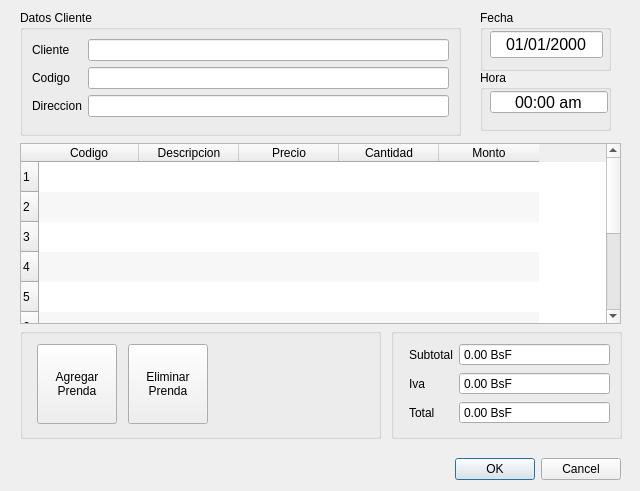
<?xml version="1.0" encoding="UTF-8"?>
<ui version="4.0">
 <class>FormRegistrarPrendas</class>
 <widget class="QDialog" name="FormRegistrarPrendas">
  <property name="geometry">
   <rect>
    <x>0</x>
    <y>0</y>
    <width>640</width>
    <height>491</height>
   </rect>
  </property>
  <property name="windowTitle">
   <string>Dialog</string>
  </property>
  <widget class="QDialogButtonBox" name="buttonBox">
   <property name="geometry">
    <rect>
     <x>455</x>
     <y>453</y>
     <width>166</width>
     <height>33</height>
    </rect>
   </property>
   <property name="orientation">
    <enum>Qt::Horizontal</enum>
   </property>
   <property name="standardButtons">
    <set>QDialogButtonBox::Cancel|QDialogButtonBox::Ok</set>
   </property>
  </widget>
  <widget class="QGroupBox" name="groupBox">
   <property name="geometry">
    <rect>
     <x>20</x>
     <y>10</y>
     <width>441</width>
     <height>126</height>
    </rect>
   </property>
   <property name="title">
    <string>Datos Cliente</string>
   </property>
   <layout class="QFormLayout" name="formLayout_2">
    <property name="fieldGrowthPolicy">
     <enum>QFormLayout::AllNonFixedFieldsGrow</enum>
    </property>
    <item row="0" column="0" colspan="2">
     <layout class="QFormLayout" name="formLayout">
      <property name="fieldGrowthPolicy">
       <enum>QFormLayout::AllNonFixedFieldsGrow</enum>
      </property>
      <item row="0" column="0">
       <widget class="QLabel" name="clienteLabel">
        <property name="text">
         <string>Cliente</string>
        </property>
       </widget>
      </item>
      <item row="0" column="1">
       <widget class="QLineEdit" name="clienteLineEdit">
        <property name="readOnly">
         <bool>true</bool>
        </property>
       </widget>
      </item>
      <item row="2" column="0">
       <widget class="QLabel" name="direccionLabel">
        <property name="text">
         <string>Direccion</string>
        </property>
       </widget>
      </item>
      <item row="2" column="1">
       <widget class="QLineEdit" name="direccionLineEdit">
        <property name="readOnly">
         <bool>true</bool>
        </property>
       </widget>
      </item>
      <item row="1" column="0">
       <widget class="QLabel" name="codigoLabel">
        <property name="text">
         <string>Codigo</string>
        </property>
       </widget>
      </item>
      <item row="1" column="1">
       <widget class="QLineEdit" name="codigoLineEdit">
        <property name="readOnly">
         <bool>true</bool>
        </property>
       </widget>
      </item>
     </layout>
    </item>
   </layout>
  </widget>
  <widget class="QWidget" name="horizontalLayoutWidget_2">
   <property name="geometry">
    <rect>
     <x>20</x>
     <y>143</y>
     <width>601</width>
     <height>181</height>
    </rect>
   </property>
   <layout class="QHBoxLayout" name="mainLayout">
    <item>
     <widget class="QTableWidget" name="tableWidget">
      <property name="editTriggers">
       <set>QAbstractItemView::NoEditTriggers</set>
      </property>
      <property name="tabKeyNavigation">
       <bool>false</bool>
      </property>
      <property name="showDropIndicator" stdset="0">
       <bool>false</bool>
      </property>
      <property name="alternatingRowColors">
       <bool>true</bool>
      </property>
      <property name="selectionMode">
       <enum>QAbstractItemView::SingleSelection</enum>
      </property>
      <property name="selectionBehavior">
       <enum>QAbstractItemView::SelectRows</enum>
      </property>
      <property name="showGrid">
       <bool>false</bool>
      </property>
      <property name="gridStyle">
       <enum>Qt::SolidLine</enum>
      </property>
      <property name="sortingEnabled">
       <bool>false</bool>
      </property>
      <property name="wordWrap">
       <bool>false</bool>
      </property>
      <property name="cornerButtonEnabled">
       <bool>false</bool>
      </property>
      <attribute name="horizontalHeaderVisible">
       <bool>true</bool>
      </attribute>
      <attribute name="horizontalHeaderCascadingSectionResizes">
       <bool>false</bool>
      </attribute>
      <attribute name="verticalHeaderCascadingSectionResizes">
       <bool>false</bool>
      </attribute>
      <row>
       <property name="text">
        <string>1</string>
       </property>
      </row>
      <row>
       <property name="text">
        <string>2</string>
       </property>
      </row>
      <row>
       <property name="text">
        <string>3</string>
       </property>
      </row>
      <row>
       <property name="text">
        <string>4</string>
       </property>
      </row>
      <row>
       <property name="text">
        <string>5</string>
       </property>
      </row>
      <row>
       <property name="text">
        <string>6</string>
       </property>
      </row>
      <row>
       <property name="text">
        <string>7</string>
       </property>
      </row>
      <row>
       <property name="text">
        <string>8</string>
       </property>
      </row>
      <row>
       <property name="text">
        <string>9</string>
       </property>
      </row>
      <row>
       <property name="text">
        <string>10</string>
       </property>
      </row>
      <column>
       <property name="text">
        <string>Codigo</string>
       </property>
      </column>
      <column>
       <property name="text">
        <string>Descripcion</string>
       </property>
      </column>
      <column>
       <property name="text">
        <string>Precio</string>
       </property>
      </column>
      <column>
       <property name="text">
        <string>Cantidad</string>
       </property>
      </column>
      <column>
       <property name="text">
        <string>Monto</string>
       </property>
      </column>
     </widget>
    </item>
   </layout>
  </widget>
  <widget class="QGroupBox" name="groupBox_2">
   <property name="geometry">
    <rect>
     <x>391</x>
     <y>328</y>
     <width>231</width>
     <height>111</height>
    </rect>
   </property>
   <property name="title">
    <string/>
   </property>
   <layout class="QFormLayout" name="formLayout_4">
    <item row="0" column="1">
     <layout class="QFormLayout" name="formLayout_3">
      <property name="fieldGrowthPolicy">
       <enum>QFormLayout::AllNonFixedFieldsGrow</enum>
      </property>
      <item row="0" column="0">
       <widget class="QLabel" name="subtotalLabel">
        <property name="text">
         <string>Subtotal</string>
        </property>
       </widget>
      </item>
      <item row="0" column="1">
       <widget class="QDoubleSpinBox" name="subtotalDoubleSpinBox">
        <property name="readOnly">
         <bool>true</bool>
        </property>
        <property name="buttonSymbols">
         <enum>QAbstractSpinBox::NoButtons</enum>
        </property>
        <property name="suffix">
         <string> BsF</string>
        </property>
        <property name="maximum">
         <double>2147483647.000000000000000</double>
        </property>
       </widget>
      </item>
      <item row="1" column="0">
       <widget class="QLabel" name="ivaLabel">
        <property name="text">
         <string>Iva</string>
        </property>
       </widget>
      </item>
      <item row="1" column="1">
       <widget class="QDoubleSpinBox" name="ivaDoubleSpinBox">
        <property name="readOnly">
         <bool>true</bool>
        </property>
        <property name="buttonSymbols">
         <enum>QAbstractSpinBox::NoButtons</enum>
        </property>
        <property name="suffix">
         <string> BsF</string>
        </property>
        <property name="maximum">
         <double>2147483647.000000000000000</double>
        </property>
       </widget>
      </item>
      <item row="2" column="0">
       <widget class="QLabel" name="totalLabel">
        <property name="text">
         <string>Total</string>
        </property>
       </widget>
      </item>
      <item row="2" column="1">
       <widget class="QDoubleSpinBox" name="totalDoubleSpinBox">
        <property name="readOnly">
         <bool>true</bool>
        </property>
        <property name="buttonSymbols">
         <enum>QAbstractSpinBox::NoButtons</enum>
        </property>
        <property name="suffix">
         <string> BsF</string>
        </property>
        <property name="maximum">
         <double>2147483647.000000000000000</double>
        </property>
       </widget>
      </item>
     </layout>
    </item>
   </layout>
  </widget>
  <widget class="QGroupBox" name="groupBox_3">
   <property name="geometry">
    <rect>
     <x>20</x>
     <y>328</y>
     <width>361</width>
     <height>111</height>
    </rect>
   </property>
   <property name="title">
    <string/>
   </property>
   <widget class="QPushButton" name="pushButton">
    <property name="geometry">
     <rect>
      <x>17</x>
      <y>16</y>
      <width>80</width>
      <height>80</height>
     </rect>
    </property>
    <property name="text">
     <string>Agregar
Prenda</string>
    </property>
   </widget>
   <widget class="QPushButton" name="pushButton_2">
    <property name="geometry">
     <rect>
      <x>108</x>
      <y>16</y>
      <width>80</width>
      <height>80</height>
     </rect>
    </property>
    <property name="text">
     <string>Eliminar
Prenda</string>
    </property>
   </widget>
  </widget>
  <widget class="QGroupBox" name="groupBox_4">
   <property name="geometry">
    <rect>
     <x>480</x>
     <y>10</y>
     <width>131</width>
     <height>61</height>
    </rect>
   </property>
   <property name="title">
    <string>Fecha</string>
   </property>
   <widget class="QDateEdit" name="dateEdit">
    <property name="geometry">
     <rect>
      <x>10</x>
      <y>20</y>
      <width>113</width>
      <height>29</height>
     </rect>
    </property>
    <property name="font">
     <font>
      <pointsize>12</pointsize>
     </font>
    </property>
    <property name="wrapping">
     <bool>false</bool>
    </property>
    <property name="frame">
     <bool>true</bool>
    </property>
    <property name="alignment">
     <set>Qt::AlignCenter</set>
    </property>
    <property name="readOnly">
     <bool>true</bool>
    </property>
    <property name="buttonSymbols">
     <enum>QAbstractSpinBox::NoButtons</enum>
    </property>
    <property name="displayFormat">
     <string>dd/MM/yyyy</string>
    </property>
   </widget>
  </widget>
  <widget class="QGroupBox" name="groupBox_5">
   <property name="geometry">
    <rect>
     <x>480</x>
     <y>70</y>
     <width>131</width>
     <height>61</height>
    </rect>
   </property>
   <property name="title">
    <string>Hora</string>
   </property>
   <widget class="QTimeEdit" name="timeEdit">
    <property name="geometry">
     <rect>
      <x>10</x>
      <y>20</y>
      <width>118</width>
      <height>24</height>
     </rect>
    </property>
    <property name="font">
     <font>
      <pointsize>12</pointsize>
     </font>
    </property>
    <property name="alignment">
     <set>Qt::AlignCenter</set>
    </property>
    <property name="readOnly">
     <bool>true</bool>
    </property>
    <property name="buttonSymbols">
     <enum>QAbstractSpinBox::NoButtons</enum>
    </property>
    <property name="displayFormat">
     <string>HH:mm a</string>
    </property>
   </widget>
  </widget>
 </widget>
 <tabstops>
  <tabstop>clienteLineEdit</tabstop>
  <tabstop>codigoLineEdit</tabstop>
  <tabstop>direccionLineEdit</tabstop>
  <tabstop>tableWidget</tabstop>
  <tabstop>pushButton</tabstop>
  <tabstop>subtotalDoubleSpinBox</tabstop>
  <tabstop>ivaDoubleSpinBox</tabstop>
  <tabstop>totalDoubleSpinBox</tabstop>
  <tabstop>buttonBox</tabstop>
 </tabstops>
 <resources/>
 <connections>
  <connection>
   <sender>buttonBox</sender>
   <signal>accepted()</signal>
   <receiver>FormRegistrarPrendas</receiver>
   <slot>accept()</slot>
   <hints>
    <hint type="sourcelabel">
     <x>625</x>
     <y>449</y>
    </hint>
    <hint type="destinationlabel">
     <x>157</x>
     <y>274</y>
    </hint>
   </hints>
  </connection>
  <connection>
   <sender>buttonBox</sender>
   <signal>rejected()</signal>
   <receiver>FormRegistrarPrendas</receiver>
   <slot>reject()</slot>
   <hints>
    <hint type="sourcelabel">
     <x>625</x>
     <y>455</y>
    </hint>
    <hint type="destinationlabel">
     <x>286</x>
     <y>274</y>
    </hint>
   </hints>
  </connection>
 </connections>
</ui>
